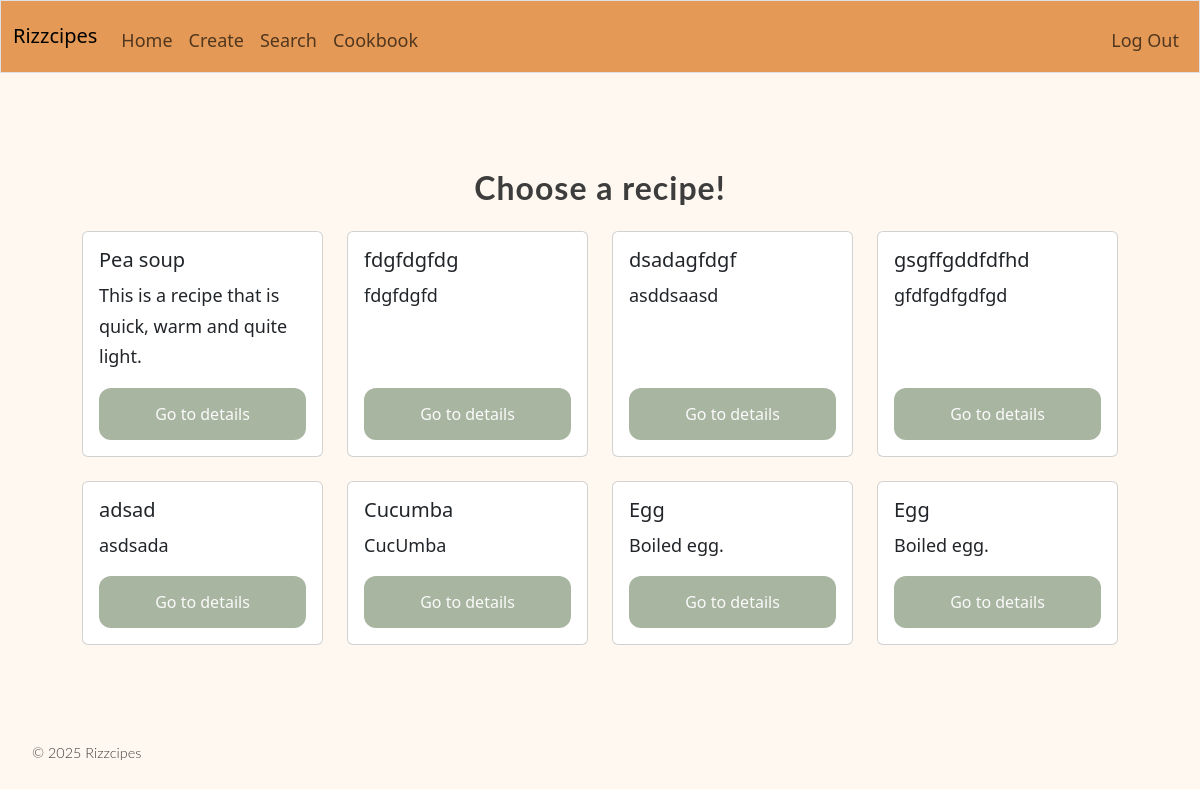
The page / (signed in) on the database its author committed.
### tables this page shows
CREATE TABLE recipes (
    id INTEGER PRIMARY KEY AUTOINCREMENT,
    user_id INTEGER NOT NULL,
    title TEXT NOT NULL,
    description TEXT,
    servings INTEGER DEFAULT 4,
    cook_time INTEGER,
    created_at TIMESTAMP DEFAULT CURRENT_TIMESTAMP,
    FOREIGN KEY (user_id) REFERENCES users(id)
);

### app.py (the view)
@app.route("/")
@login_required
def index():
    cards = db.list_recipe(session["user_id"])
    return render_template("index.html", cards=cards, card_number=len(cards))

### app.py (called while the page is built)
@app.after_request
def after_request(response):
    response.headers["Cache-Control"] = "no-cache, no-store, must-revalidate"
    response.headers["Expires"] = 0
    response.headers["Pragma"] = "no-cache"
    return response

### database/database.py (called while the page is built)
    def list_recipe(self, user_id):
        connection, cursor = self.connection_and_cursor()
        cursor.execute("SELECT id, title, description FROM recipes WHERE user_id = ? ORDER BY created_at DESC ", (user_id,))
        result = cursor.fetchall()
        cards = []
        for i in result:
            cards.append(dict(i))
        connection.commit()
        connection.close()
        return cards

    def connection_and_cursor(self):
        connection = sqlite3.connect(self.db_file)
        connection.row_factory = sqlite3.Row
        cursor = connection.cursor()
        return connection, cursor

### login.py (called while the page is built)
def login_required(f):
    @wraps(f)
    def decorated_function(*args, **kwargs):
        if session.get("user_id") is None:
            return redirect("/login")
        return f(*args, **kwargs)
    return decorated_function

### templates/index.html (shortened to what this page needs)
{% extends "layout.html" %}
{% block content %}
<div class="container my-5">
<form action=/ method="post">
    <h2 class="text-center mb-4">Choose a recipe!</h2>
    <div class="row row-cols-1 row-cols-md-2 row-cols-lg-3 row-cols-xl-4 g-4 justify-content-center">
        {% for i in range(card_number) %}
        <div class="col">
            <div class="card h-100">
                <div class="card-body d-flex flex-column">
                    <h5 class="card-title">{{ cards[i]["title"] }}</h5>
                    <p class="card-text flex-grow-1">{{ cards[i]["description"] }}</p>
                    <a href="/recipe/{{ cards[i]['id']}}" class="btn">Go to details</a>
                </div>
            </div>
        </div>
        {% endfor %}
    </div>
</form>
</div>
{% endblock %}

### static/styles.css (style rules this page uses)
:root { --cream: #FFF8F0; --off-white: #FAF9F6; --warm-gray: #E8E4DF; --text-dark: #3D3D3D; --sage: #A8B5A0; --terracotta: #D4856A; --honey: #E5A84B; --background: var(--cream); --card-bg: var(--off-white); --primary: var(--sage); --accent: var(--terracotta); }
body { font-family: 'Poppins', 'Segoe UI', sans-serif; background-color: var(--background); color: var(--text-dark); line-height: 1.7; font-size: 18px; }
button, .btn { background: var(--primary); color: rgb(250, 250, 250); border: none; padding: 0.875rem 2rem; border-radius: 12px; font-size: 16px; cursor: pointer; transition: all 0.2s ease; }
.container { max-width: 1100px; margin: 0 auto; padding: 3rem 2rem; }
h1, h2, .header { font-family: 'Lato', sans-serif; font-weight: 700; ; letter-spacing: 1px; }

### rows shown on the page
recipes: title "Pea soup", description "This is a recipe that is quick, warm and quite light."
recipes: title "fdgfdgfdg", description "fdgfdgfd"
recipes: title "dsadagfdgf", description "asddsaasd"
recipes: title "gsgffgddfdfhd", description "gfdfgdfgdfgd"
recipes: title "adsad", description "asdsada"
recipes: title "Cucumba", description "CucUmba"
recipes: title "Egg", description "Boiled egg."
recipes: title "Egg", description "Boiled egg."
